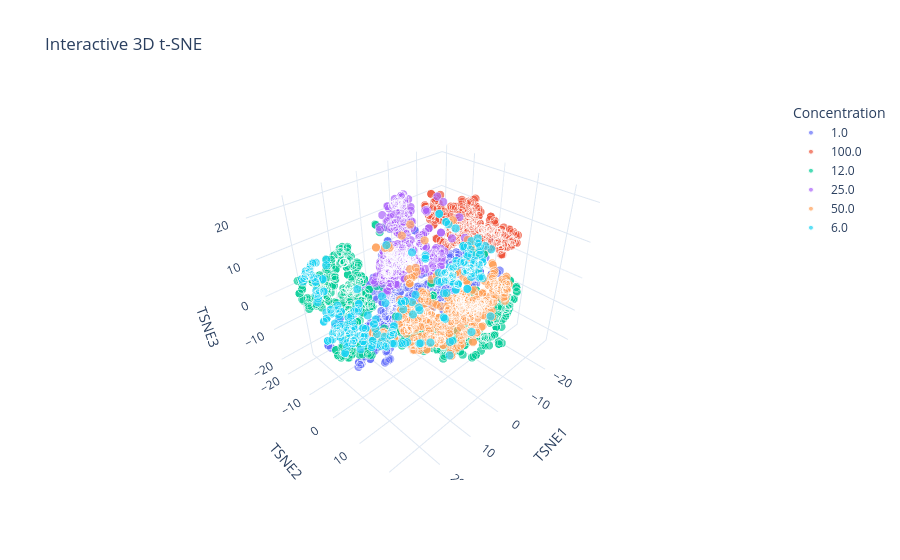

The notebook cell this image was saved under:
### Code cell
import plotly.express as px

# Create a DataFrame for Plotly
df_3d = pd.DataFrame(X_3d, columns=['TSNE1', 'TSNE2', 'TSNE3'])
df_3d['Concentration'] = y.values

fig = px.scatter_3d(df_3d, x='TSNE1', y='TSNE2', z='TSNE3',
                    color='Concentration',
                    title='Interactive 3D t-SNE',
                    opacity=0.7,
                    template='plotly_white')

# This makes the markers look cleaner
fig.update_traces(marker=dict(size=5, line=dict(width=1, color='White')))
fig.show()

### Figure 1 — Plotly figure (JSON) as saved in the notebook; plotly's stock layout.template omitted (floating-point values rounded to 4 significant figures; data arrays with more than 128 entries replaced by an {"elided": "..."} marker saying what was removed)
{"data": [{"hovertemplate": "Concentration=1.0<br>TSNE1=%{x}<br>TSNE2=%{y}<br>TSNE3=%{z}<extra></extra>", "legendgroup": "1.0", "marker": {"color": "#636efa", "line": {"color": "White", "width": 1}, "opacity": 0.7, "size": 5, "symbol": "circle"}, "mode": "markers", "name": "1.0", "scene": "scene", "showlegend": true, "type": "scatter3d", "x": {"elided": "455 float values"}, "y": {"elided": "455 float values"}, "z": {"elided": "455 float values"}}, {"hovertemplate": "Concentration=100.0<br>TSNE1=%{x}<br>TSNE2=%{y}<br>TSNE3=%{z}<extra></extra>", "legendgroup": "100.0", "marker": {"color": "#EF553B", "line": {"color": "White", "width": 1}, "opacity": 0.7, "size": 5, "symbol": "circle"}, "mode": "markers", "name": "100.0", "scene": "scene", "showlegend": true, "type": "scatter3d", "x": {"elided": "379 float values"}, "y": {"elided": "379 float values"}, "z": {"elided": "379 float values"}}, {"hovertemplate": "Concentration=12.0<br>TSNE1=%{x}<br>TSNE2=%{y}<br>TSNE3=%{z}<extra></extra>", "legendgroup": "12.0", "marker": {"color": "#00cc96", "line": {"color": "White", "width": 1}, "opacity": 0.7, "size": 5, "symbol": "circle"}, "mode": "markers", "name": "12.0", "scene": "scene", "showlegend": true, "type": "scatter3d", "x": {"elided": "590 float values"}, "y": {"elided": "590 float values"}, "z": {"elided": "590 float values"}}, {"hovertemplate": "Concentration=25.0<br>TSNE1=%{x}<br>TSNE2=%{y}<br>TSNE3=%{z}<extra></extra>", "legendgroup": "25.0", "marker": {"color": "#ab63fa", "line": {"color": "White", "width": 1}, "opacity": 0.7, "size": 5, "symbol": "circle"}, "mode": "markers", "name": "25.0", "scene": "scene", "showlegend": true, "type": "scatter3d", "x": {"elided": "456 float values"}, "y": {"elided": "456 float values"}, "z": {"elided": "456 float values"}}, {"hovertemplate": "Concentration=50.0<br>TSNE1=%{x}<br>TSNE2=%{y}<br>TSNE3=%{z}<extra></extra>", "legendgroup": "50.0", "marker": {"color": "#FFA15A", "line": {"color": "White", "width": 1}, "opacity": 0.7, "size": 5, "symbol": "circle"}, "mode": "markers", "name": "50.0", "scene": "scene", "showlegend": true, "type": "scatter3d", "x": {"elided": "546 float values"}, "y": {"elided": "546 float values"}, "z": {"elided": "546 float values"}}, {"hovertemplate": "Concentration=6.0<br>TSNE1=%{x}<br>TSNE2=%{y}<br>TSNE3=%{z}<extra></extra>", "legendgroup": "6.0", "marker": {"color": "#19d3f3", "line": {"color": "White", "width": 1}, "opacity": 0.7, "size": 5, "symbol": "circle"}, "mode": "markers", "name": "6.0", "scene": "scene", "showlegend": true, "type": "scatter3d", "x": {"elided": "312 float values"}, "y": {"elided": "312 float values"}, "z": {"elided": "312 float values"}}], "layout": {"legend": {"title": {"text": "Concentration"}, "tracegroupgap": 0}, "scene": {"domain": {"x": [0, 1], "y": [0, 1]}, "xaxis": {"title": {"text": "TSNE1"}}, "yaxis": {"title": {"text": "TSNE2"}}, "zaxis": {"title": {"text": "TSNE3"}}}, "title": {"text": "Interactive 3D t-SNE"}}}
